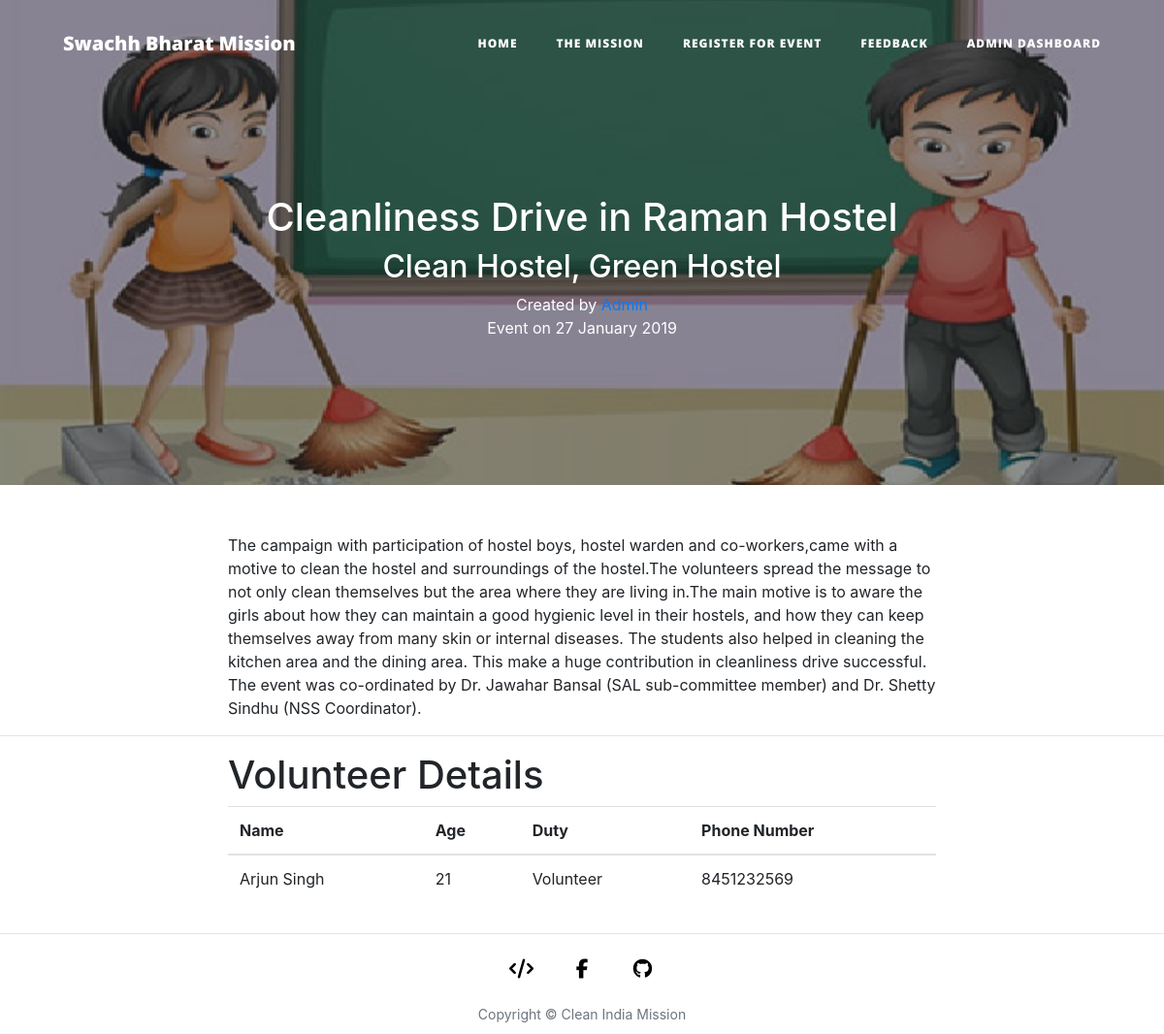
Page /event/first-event on the committed database.
### app.py (models this page shows, shortened)
class Events(db.Model):
    SerialNumber = db.Column(db.Integer, primary_key=True)
    EventNumber = db.Column(db.Integer, nullable=False)
    EventName = db.Column(db.String(80), nullable=False)
    EventDate = db.Column(db.String(21), nullable=False)
    Tagline = db.Column(db.String(120), nullable=False)
    Description = db.Column(db.String(120), nullable=False)
    slug = db.Column(db.String(30), nullable=False)

class Volunteers(db.Model):
    SerialNumber = db.Column(db.Integer, primary_key=True)
    EventNumber = db.Column(db.Integer, nullable=False)
    Age = db.Column(db.Integer, nullable=False)
    Name = db.Column(db.String(120), nullable=False)
    Event = db.Column(db.String(120), nullable=False)
    Duty = db.Column(db.String(120), nullable=False)
    RegistrationDate = db.Column(db.String(120), nullable=False)
    PhoneNumber = db.Column(db.String(120), nullable=False)

### app.py (the view)
@app.route("/event/<string:event_slug>", methods=['GET'])
def event_route(event_slug):
    event = Events.query.filter_by(slug=event_slug).first()
    volunteers = Volunteers.query.filter_by(EventNumber=event.EventNumber)
    return render_template('event.html', params=params, event=event, volunteers=volunteers)

### templates/event.html
{% extends "layout.html" %}
{% block body %}
<header class="masthead" style="background-image: url('{{ url_for('static', filename='img/event-bg.jpg') }}')">
  <div class="overlay"></div>
  <div class="container">
    <div class="row">
      <div class="col-lg-8 col-md-10 mx-auto" style="text-align: center;">
        <div class="post-heading">
          <h1>{{event.EventName}}</h1>
          <h2 class="subheading">{{event.Tagline}}</h2>
          <span class="meta">Created by
            <a href="/author">Admin</a>
            <br>
            Event on {{event.EventDate}}</span>
        </div>
      </div>
    </div>
  </div>
</header>
<article>
  <div class="container">
    <div class="row">
      <div class="col-lg-8 col-md-10 mx-auto">
        {{event.Description}}
      </div>
    </div>
  </div>
</article>
<hr>
<div class="container">
  <div class="row">
    <div class="col-lg-8 col-md-10 mx-auto">
      <h1>Volunteer Details</h1>
      <table class="table">
        <thead>
          <tr>
            <th>Name</th>
            <th>Age</th>
            <th>Duty</th>
            <th>Phone Number</th>
          </tr>
        </thead>
        <tbody>
          {% for volunteer in volunteers %}
          <tr>
            <td>{{volunteer.Name}}</td>
            <td>{{volunteer.Age}}</td>
            <td>{{volunteer.Duty}}</td>
            <td>{{volunteer.PhoneNumber}}</td>
          </tr>
          {% endfor %}
        </tbody>
      </table>
    </div>
  </div>
</div>
{% endblock %}

### static/css/styles.css (style rules this page uses)
header.masthead { margin-bottom: 50px; background: no-repeat center center; background-color: #868e96; background-attachment: scroll; position: relative; background-size: cover; }
header.masthead .overlay { position: absolute; top: 0; left: 0; height: 100%; width: 100%; background-color: #212529; opacity: 0.5; }
header.masthead .page-heading, header.masthead .post-heading, header.masthead .site-heading { padding: 200px 0 150px; color: white; }

### rows in the picture
Events: EventName "Cleanliness Drive in Raman Hostel", Tagline "Clean Hostel, Green Hostel", EventDate "27 January 2019", Description "The campaign with participation of hostel boys, hostel warden and co-workers,came with a motive to clean the hostel and surroundings of the hostel.The volunteers spread the message to not only clean themselves but the area where they are living in.The main motive is to aware the girls about how they can maintain a good hygienic level in their hostels, and how they can keep themselves away from many skin or internal diseases. The students also helped in cleaning the kitchen area and the dining area. This make a huge contribution in cleanliness drive successful. The event was co-ordinated by Dr. Jawahar Bansal (SAL sub-committee member) and Dr. Shetty Sindhu (NSS Coordinator)."
Volunteers: Name "Arjun Singh", Age "21", Duty "Volunteer", PhoneNumber "8451232569"
